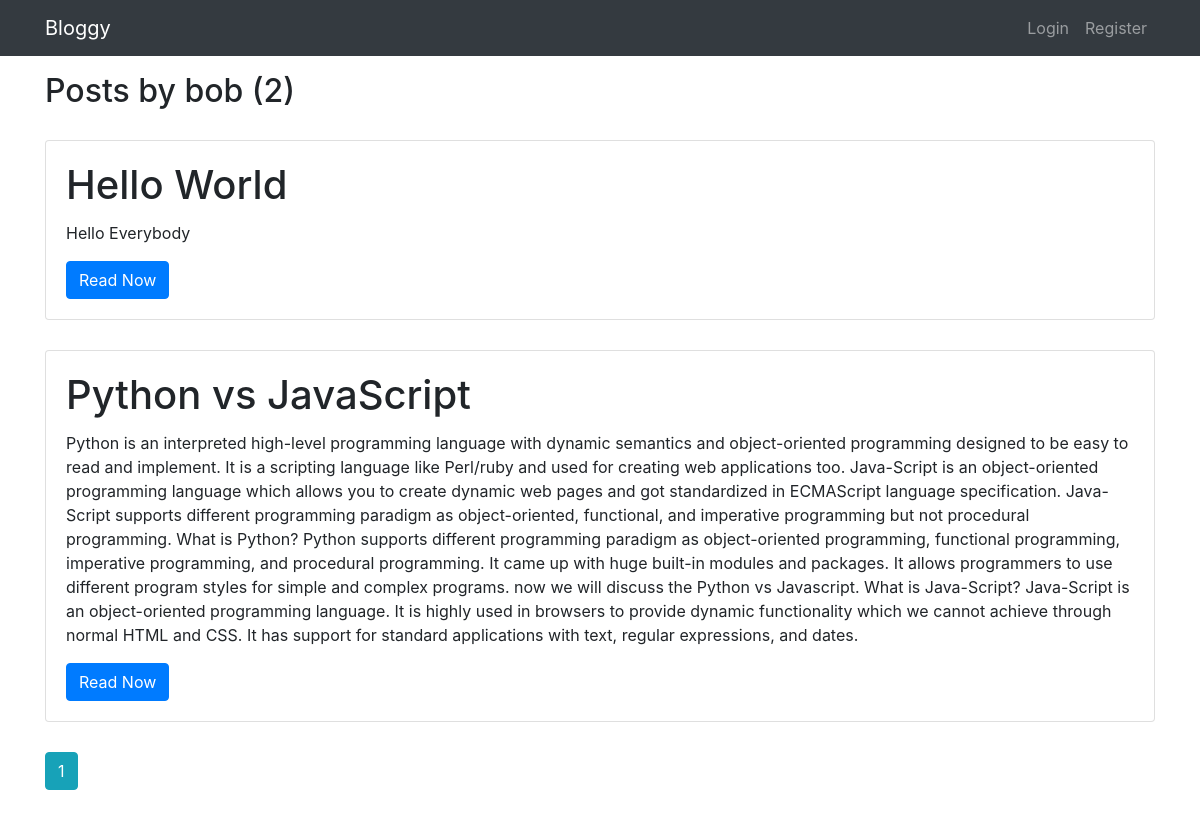
Page /user/bob on the committed database.
### bloggy/models.py (models this page shows, shortened)
class Users(db.Model,UserMixin):
    id = db.Column(db.Integer, primary_key=True)
    username = db.Column(db.String(20), unique=True, nullable=False)
    email = db.Column(db.String(120), unique=True, nullable=False)
    profile_img = db.Column(
        db.String(20), nullable=False, default='default.jpg')
    password = db.Column(db.String(60), nullable=False)
    posts = db.relationship('Posts', backref='author', lazy=True)

class Posts(db.Model):
    id = db.Column(db.Integer, primary_key=True)
    title = db.Column(db.String(100), nullable=False)
    date_posted = db.Column(db.DateTime, nullable=False,
                            default=datetime.utcnow())
    content = db.Column(db.Text, nullable=False)
    user_id = db.Column(db.Integer, db.ForeignKey('users.id'), nullable=False)

### bloggy/routes.py (the view)
@app.route("/user/<string:username>")
def user_post(username):
    page = request.args.get('page',1,type=int)
    user =  Users.query.filter_by(username=username).first_or_404()
    posts = Posts.query.filter_by(author=user).order_by(Posts.date_posted.desc()).paginate(page=page,per_page=5)
    return render_template('user_page.html', posts=posts,user=user)

### bloggy/templates/user_page.html
{% extends 'layout.html' %} {% block body %}
<h2 class="mb-3">Posts by {{ user.username }} ({{ posts.total }})</h2>
{% for post in posts.items %}
<div class="card blog-card">
  <div class="card-body">
    <h1 class="card-title">{{ post.title }}</h1>
    <p class="card-text">{{ post.content }}</p>
    <a href="{{ url_for('post',post_id=post.id) }}" class="btn btn-primary">Read Now</a>
  </div>
</div>
{% endfor %}
{% for page_num in posts.iter_pages(left_edge=1,right_edge=1,left_current=1,right_current=2) %}
  {% if page_num %}
    {% if posts.page == page_num %}
      <a class="btn btn-info mb-4" href="{{ url_for('index',page=page_num) }}">{{ page_num }}</a>
    {% else %}
      <a class="btn btn-outline-info mb-4" href="{{ url_for('index',page=page_num) }}">{{ page_num }}</a>
    {% endif %}
  {% else %}
    ...
  {% endif %}
{% endfor %}
{% endblock %}

### bloggy/templates/layout.html (shortened to what this page needs)
<!DOCTYPE html>
<html lang="en">
<head>
  <link rel="stylesheet" href="https://stackpath.bootstrapcdn.com/bootstrap/4.4.1/css/bootstrap.min.css"
 />
  <link rel="stylesheet" href="{{ url_for('static',filename='css/style.css') }}" />
</head>
<body>
  <nav class="navbar navbar-expand-md navbar-dark bg-dark mb-3">
    <div class="container">
      <a class="navbar-brand mr-4" href="/">Bloggy</a>
      <div class="collapse navbar-collapse" id="navbarToggle">
        <div class="navbar-nav ml-auto">
          {% if current_user.is_authenticated %}
            <a class="nav-item nav-link" href="{{ url_for('create_post') }}">New Post</a>
            <a class="nav-item nav-link" href="{{ url_for('account') }}">Account</a>
            <a class="nav-item nav-link" href="{{ url_for('logout') }}">Logout</a>
          {% else %}
            <a class="nav-item nav-link" href="{{ url_for('login') }}">Login</a>
            <a class="nav-item nav-link" href="{{ url_for('reg') }}">Register</a>
          {% endif %}
        </div>
      </div>
  </nav>
  <div class="container">
    {% block body %} {% endblock %}</div>
</body>
</html>

### bloggy/static/css/style.css (style rules this page uses)
.blog-card { margin: 30px 0px; }

### rows in the picture
Users: username "bob"
Posts: title "Hello World", content "Hello Everybody"
Posts: title "Python vs JavaScript", content "Python is an interpreted high-level programming language with dynamic semantics and object-oriented programming designed to be easy to read and implement. It is a scripting language like Perl/ruby and used for creating web applications too. Java-Script is an object-oriented programming language which allows you to create dynamic web pages and got standardized in ECMAScript language specification. Java-Script supports different programming paradigm as object-oriented, functional, and imperative programming but not procedural programming. What is Python? Python supports different programming paradigm as object-oriented programming, functional programming, imperative programming, and…"

### other values in the picture
{{ posts.total }} "2"
{{ page_num }} "1"
